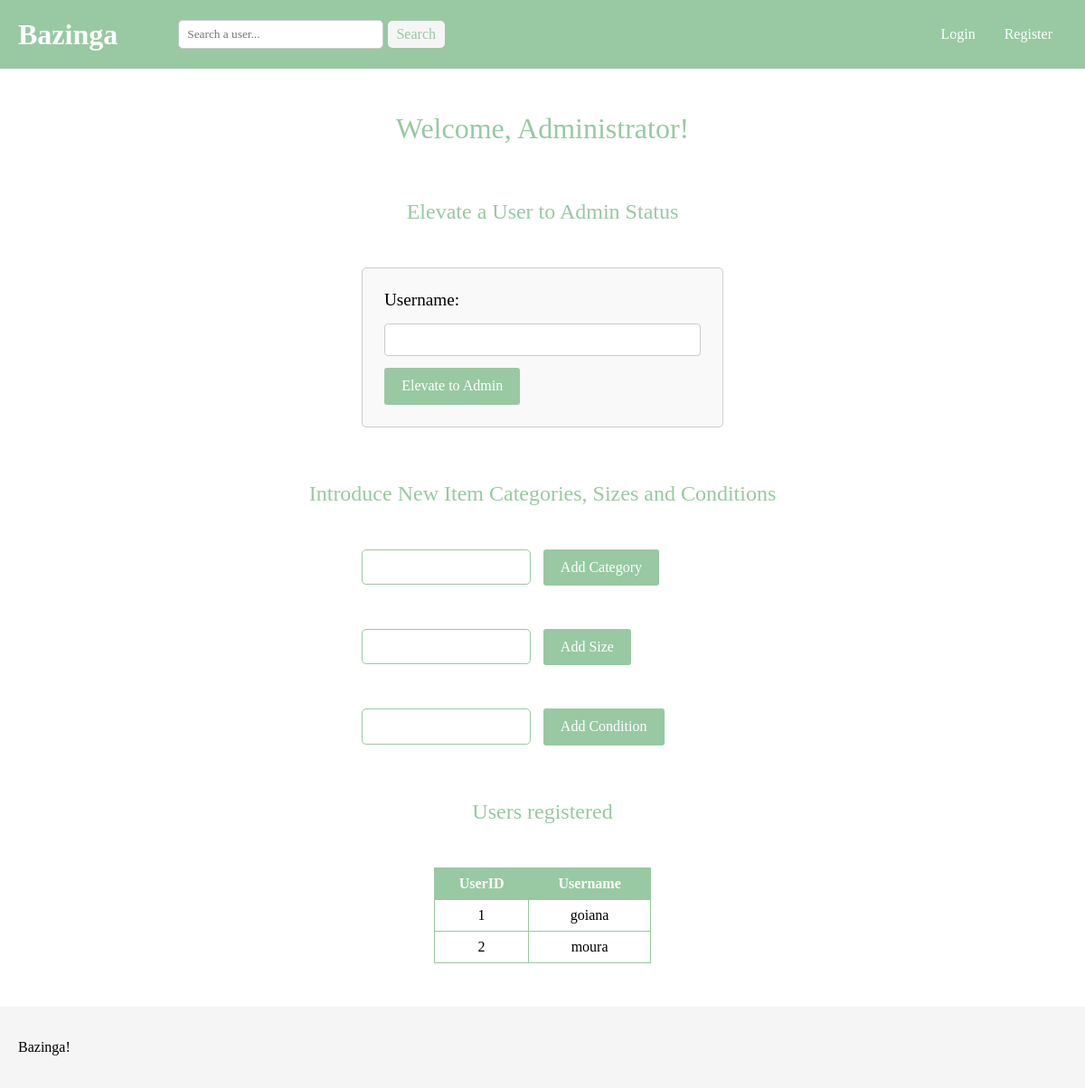
The app's page /admin.php, older data.
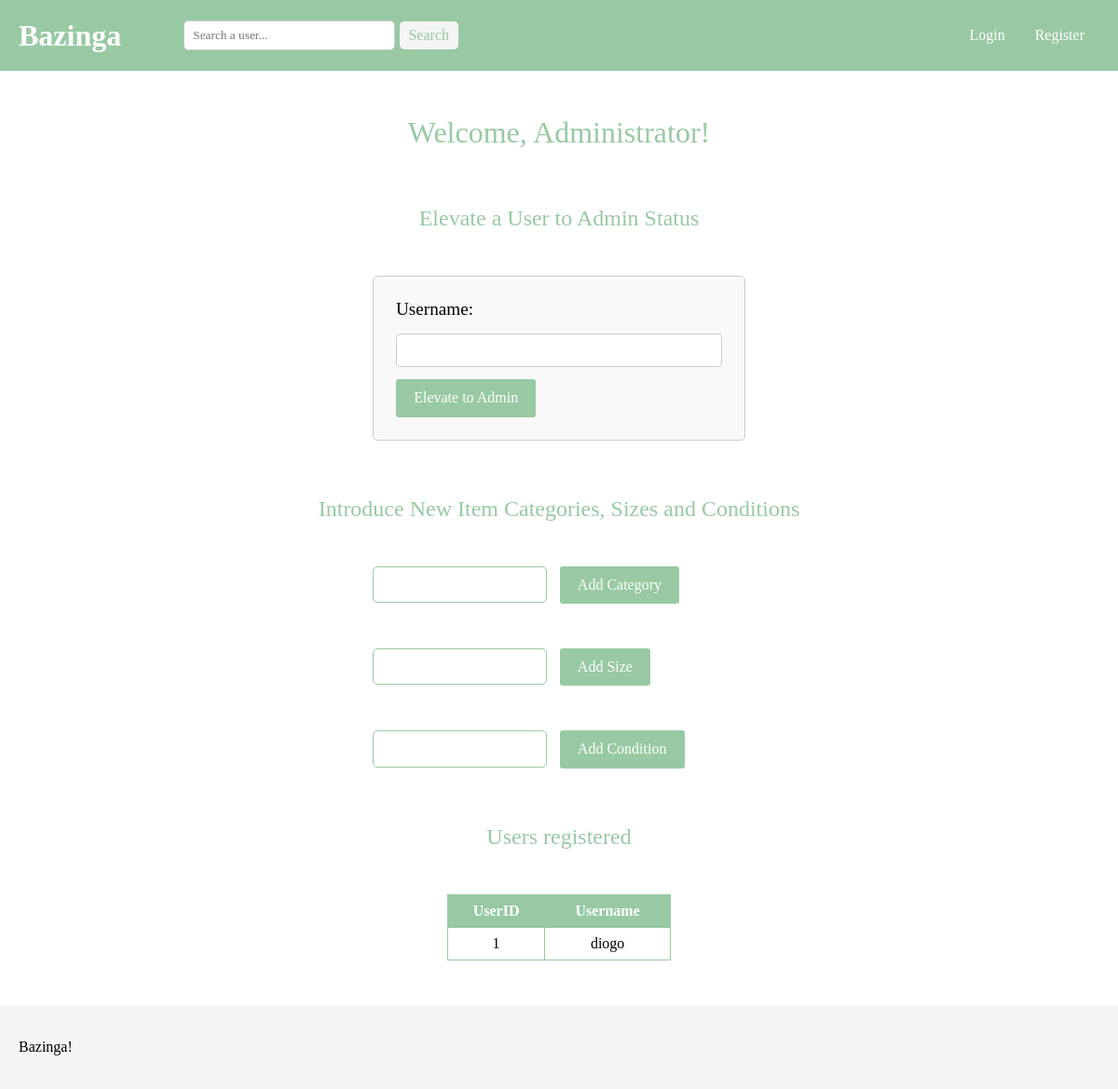
The same page, newer data.
### tables this page shows
CREATE TABLE users (
   userID INTEGER PRIMARY KEY,
   username VARCHAR unique,  
   password VARCHAR,              
   email VARCHAR,
   fullName VARCHAR,
   paymentMethodPassword VARCHAR,
   admim BOOLEAN,
   avatar VARCHAR,
   followers INTEGER
);

### admin.php (called while the page is built, shortened)
<?php
    require_once('database/user.php');
    require_once('templates/admin.tl.php');
    require_once('templates/footer.tl.php');
    require_once('templates/header.tl.php');
    printHeader('Bazinga!');
    printAdminSection();
    printFooter();
?>

### database/user.php (called while the page is built, shortened)
<?php
   function getAllUsersRegistered(){
      $db = getDatabaseConnection();
      $stmt = $db->prepare(
         "SELECT username, userID FROM users ORDER BY userID"
      );
      $stmt->execute();
      $users = $stmt->fetchAll();
      return $users;
   }
?>

### templates/admin.tl.php (the view)
<?php
   require_once('database/user.php');
   function printAdminSection(){
?>
    <h1 class="admin-title">Welcome, Administrator!</h1>
    <h2 class="admin-subtitle">Elevate a User to Admin Status</h2>
    <form id="elevateUserForm" action="../actions/elevate_user.php" method="POST">
        <label for="username">Username:</label>
        <input type="text" id="username" name="username" required>
        <button type="submit">Elevate to Admin</button>
    </form>
    <h2 class="admin-subtitle">Introduce New Item Categories, Sizes and Conditions</h2>
    <form id="addNewCategoryForm" action="../actions/add_category.php" method="POST">
        <input type="text" id="category" name="category" required>
        <button type="submit">Add Category</button>
    </form>
    <form id="addNewSizeForm" action="../actions/add_size.php" method="POST">
        <input type="text" id="size" name="size" required>
        <button type="submit">Add Size</button>
    </form>
    <form id="addNewConditionForm" action="../actions/add_condition.php" method="POST">
        <input type="text" id="condition" name="condition" required>
        <button type="submit">Add Condition</button>
    </form>
    <h2 class="admin-subtitle">Users registered</h2>
    <table>
        <tr>
            <th>UserID</th>
            <th>Username</th>
        </tr>
        <?php
            $usersRegistered = getAllUsersRegistered();
            foreach($usersRegistered as $user){
            ?>
            <tr>
                <td><?= $user['userID']; ?></td>
                <td><?= $user['username']; ?></td>
            </tr>
            <?php
            }
        ?>
    </table>
    <?php
   }
?>

### templates/header.tl.php (shortened to what this page needs)
<?php
  require_once('templates/navbar.tl.php');
  function printHeader($title){
?>
<!DOCTYPE html>
<html lang="en-US">
  <head>
    <link href="css/navbar.css" rel="stylesheet">
    <link href="css/footer.css" rel="stylesheet">
    <link href="css/forms.css" rel="stylesheet">
    <link href="css/landing.css" rel="stylesheet">
    <link href="css/productPage.css" rel="stylesheet">
    <link href="css/wishlist.css" rel="stylesheet">
    <link href="css/admin.css" rel="stylesheet">
    <link href="css/sell.css" rel="stylesheet">
    <link href="css/profile.css" rel="stylesheet">
    <link href="css/messages.css" rel="stylesheet">
    <link href="css/productPage.css" rel="stylesheet">
    <link href="css/wishlist.css" rel="stylesheet">
    <link href="css/cart.css" rel="stylesheet">
  </head>
  <body>
    <header>
      <?php printNavBar() ?>
    </header>
<?php
   }
?>

### templates/navbar.tl.php (shortened to what this page needs)
<?php
   require_once('database/user.php');
   function printNavBar(){
?>
<div class="navbar">
  <a style="text-decoration:none" href="../index.php"><h1>Bazinga</h1></a>
  <form action="../actions/search.php" method="POST" class="search-form">
    <input type="text" name="query" placeholder="Search a user...">
    <button type="submit">Search</button>
  </form>
      <?php if(isset($_SESSION['username'])){ ?>
         <div class="nav-buttons">
            <?php
            if(checkIfUserIsAdmin($_SESSION['username'])){
            ?>
               <a href="../admin.php" class="admin-btn">
               <i class="material-icons">settings</i>
               </a>
            <?php
            }
            ?>
            <a href="../shoppingCart.php" class="shopping-btn">
               <i class="material-icons">shopping_cart</i>
            </a>
            <a href="../wishlist.php" class="favorite-btn">
              <i class="material-icons">favorite</i>
            </a>
            <a class="nav-button" href="../sell.php">
               sell
            </a>
            <div class="dropdown">
               <button class="nav-button"><?= $_SESSION['username'] ?></button>
               <div class="dropdown-content">
                  <a href="../profile.php">Profile</a>
                  <a href="../messages.php">Messages</a>
                  <a href="../historic.php">Historic</a>
                  <a href="../actions/logout.php">Logout</a>
               </div>
            </div>
         </div>
      <?php
         } else { ?>
         <div class="nav-buttons">
            <a class="nav-button" href="#" id="showLogin">
               Login
            </a>
            <a class="nav-button" href="#" id="showRegister">
               Register
            </a>
         </div>
      <?php } ?>
</div>
<?php
   }
?>

### templates/footer.tl.php
<?php
   function printFooter(){
?>
   <footer>
      <p>Bazinga!</p>
    </footer>
  </body>
</html>
<?php
   }
?>

### css/navbar.css (style rules this page uses)
body { margin: 0; font-family: Arial, sans-serif; }
.navbar { background-color: #98C9A3; overflow: hidden; padding: 15px 20px; display: flex; align-items: center; }
.navbar h1 { color: #fff;; text-align: center; text-decoration: none; margin: 0; }
.nav-button { display: block; background-color: #98C9A3; color: #fff; text-align: center; font-size: 16px; text-decoration: none; padding: 14px 16px; border: none; border-radius: 5px; cursor: pointer; }
.nav-buttons { display: flex; margin-left: auto; }
.search-form { display: flex; align-items: center; margin: 0; }
.search-form input[type="text"] { padding: 0.7em; border: 1px solid #ccc; border-radius: 5px; margin-right: 0.4em; margin-left: 5em; width: 17em; height: 2.4em; }
.search-form button { padding: 0.4em 0.6em 0.4em 0.6em; background-color: whitesmoke; color: #98C9A3; border: none; border-radius: 5px; cursor: pointer; font-size: medium; }

### css/footer.css (style rules this page uses)
footer { padding: 20px; background-color: whitesmoke; }

### css/landing.css (style rules this page uses)
* { font-family: Georgia, 'Times New Roman', Times, serif }

### css/wishlist.css (style rules this page uses)
* { font-family: Georgia, 'Times New Roman', Times, serif }

### css/admin.css (style rules this page uses)
.admin-title { text-align: center; margin-top: 1.5em; color: #98C9A3; font-weight: 200; }
.admin-subtitle { text-align: center; margin-top: 2.5em; color: #98C9A3; font-weight: 200; }
#elevateUserForm { border: 1px solid #ccc; padding: 1.5em; border-radius: 5px; background-color: #f9f9f9; max-width: 25em; margin: 3em auto; }
#elevateUserForm label { display: block; margin-bottom: 0.8em; font-size: 1.2em; }
#elevateUserForm input[type="text"] { width: 100%; padding: 0.5em; margin-bottom: 0.8em; border: 1px solid #ccc; border-radius: 4px; box-sizing: border-box; font-size: 1em; }
#elevateUserForm button, #addNewCategoryForm button, #addNewSizeForm button, #addNewConditionForm button { background-color: #98C9A3; font-size: 1em; color: white; padding: 0.7em 1.2em; border: none; border-radius: 3px; cursor: pointer; }
#addNewCategoryForm, #addNewSizeForm, #addNewConditionForm { margin: 3em auto; max-width: 25em; }
#addNewCategoryForm input[type="text"], #addNewSizeForm input[type="text"], #addNewConditionForm input[type="text"] { padding: 0.8em; margin: 0 1em 0 0; border: 1px solid #98C9A3; border-radius: 5px; box-sizing: border-box; float: left; }
table { margin: 3em auto; border-collapse: collapse; width: 20%; }
th, td { border: 1px solid #98C9A3; padding: 8px; text-align: center; }
th { background-color: #98C9A3; color: white; }

### css/cart.css (style rules this page uses)
* { box-sizing:border-box }
* { font-family: Georgia, 'Times New Roman', Times, serif }

Row changes from the older to the newer data that the page shows:
removed users: userID "2", username "moura"
changed users id 1: username "goiana" → "diogo"
